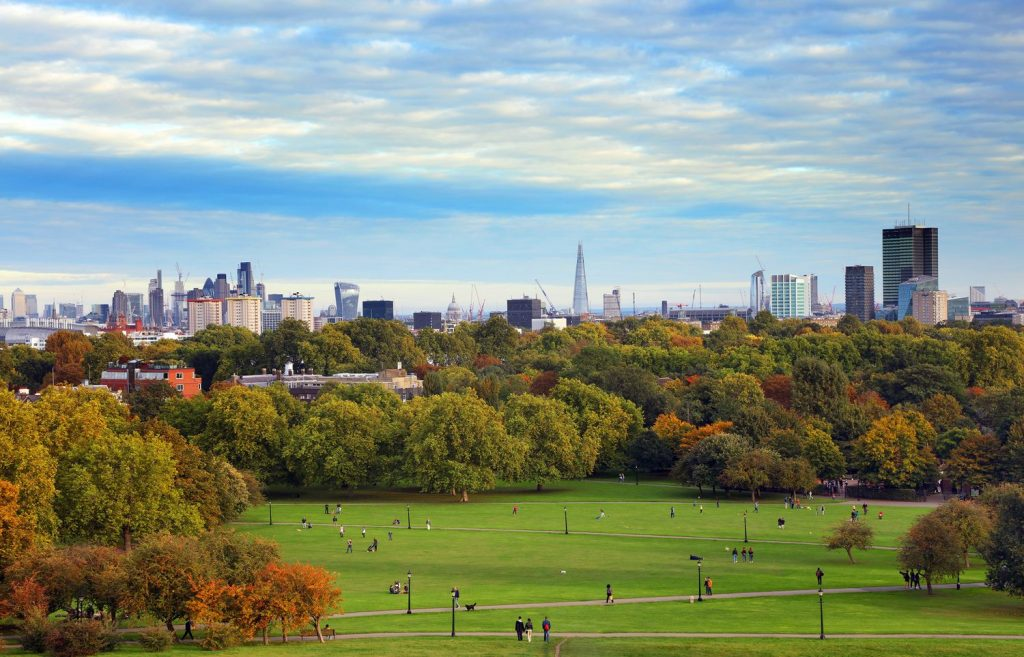
#> input picture pictures/london.jpg, 1024 x 657 px, found by its file name
$ python Transformations.py
#> lines starting #> are read from the running program, lines starting #| are printed output that depends on the picture
import cv2 as cv
import numpy as np

img = cv.imread('pictures/london.jpg')
#> img is the input picture: shape (657, 1024, 3); mean B, G, R 125.4, 143, 131.6

cv.imshow('London', img)

#Transaltion
def translate(img, x, y):
#> called with x = 100, y = 100
    transMat = np.float32([[1,0,x], [0,1,y]])
    dimensions = (img.shape[1], img.shape[0])
#> dimensions = (1024, 657)
    return cv.warpAffine(img, transMat, dimensions)
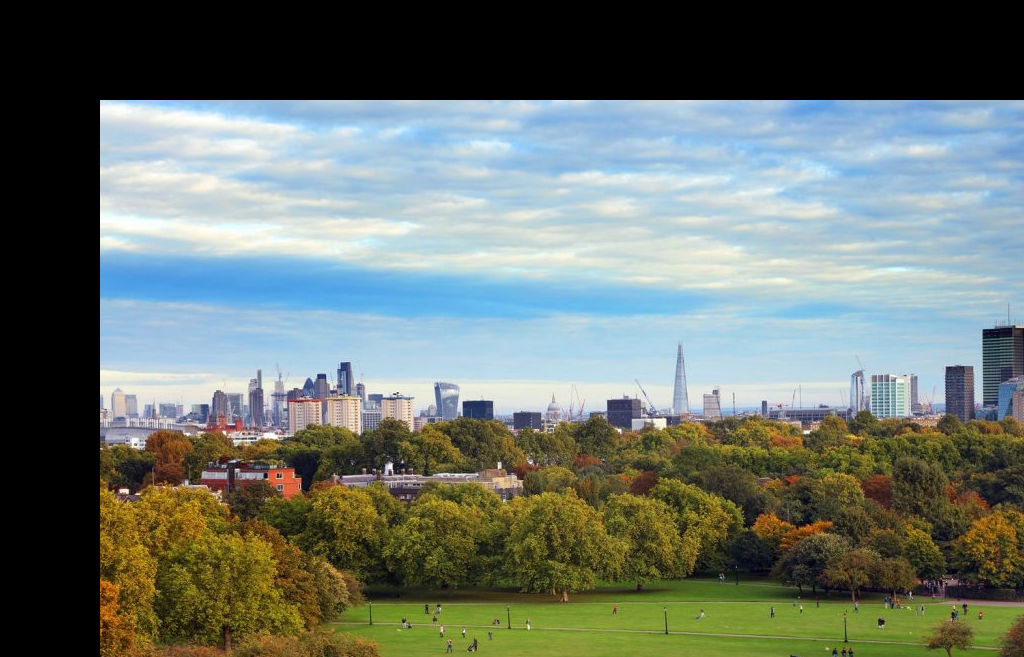
#> returned value: shape (657, 1024, 3); mean of channels 0, 1, 2 109, 116.5, 106.4; drawn as B, G, R

# -x --> left
# x --> right
# -y --> up
# y --> down


translated = translate(img, 100, 100)
cv.imshow('translated', translated)

#rotation
def rotate(img, angle, rotPoint=None):
#> called with angle = 45
    (height,width) = img.shape[:2]
#> height = 657; width = 1024

    if rotPoint == None:
        rotPoint =(width//2, height//2)
#> rotPoint = (512, 328)

    rotMat = cv.getRotationMatrix2D(rotPoint, angle, 1.0)
    dimension = (width, height)
#> dimension = (1024, 657)

    return cv.warpAffine(img, rotMat, dimension)
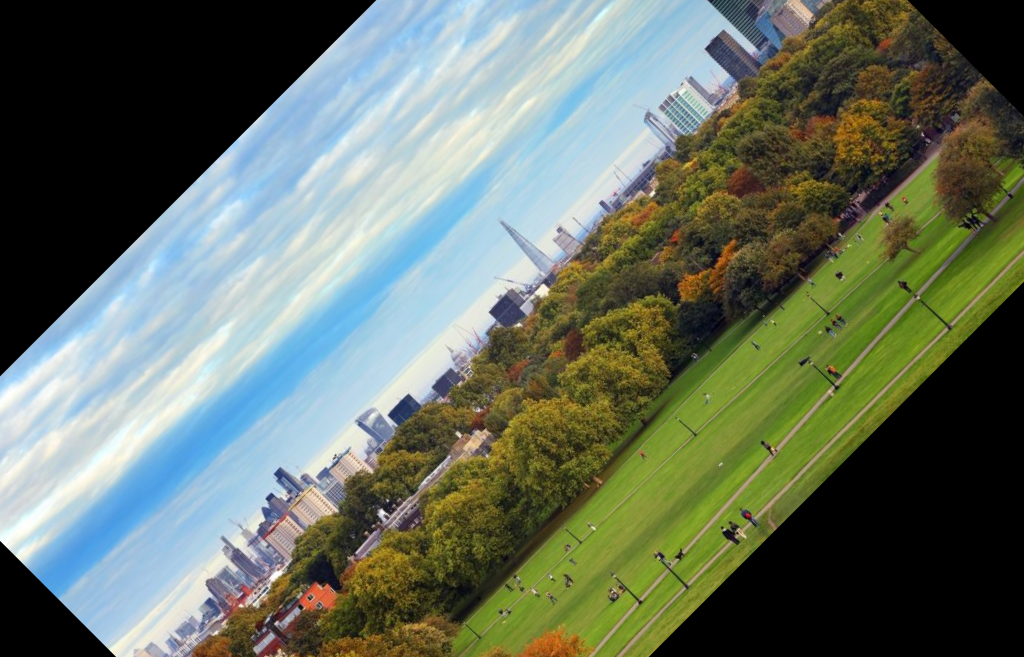
#> returned value: shape (657, 1024, 3); mean of channels 0, 1, 2 98.4, 112.9, 102.4; drawn as B, G, R

rotated = rotate(img, 45)
cv.imshow('rotated', rotated)

#resizing
resized = cv.resize(img, (500,500), interpolation=cv.INTER_CUBIC)
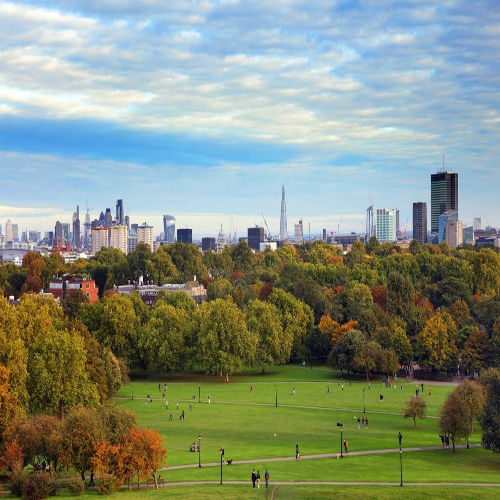
#> resized: shape (500, 500, 3); mean B, G, R 125.4, 143, 131.6
cv.imshow('resized', resized)

#Flipping

# 0 --> x-axis
# 1 --> y-axis
# -1 --> both x and y axis

flip = cv.flip(img, 0)
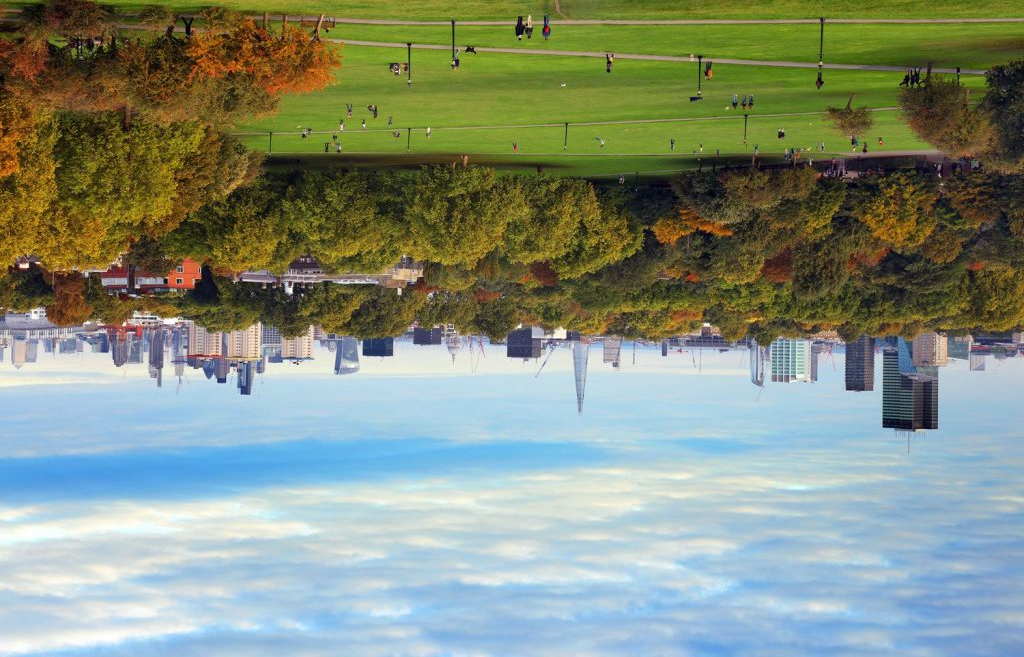
#> flip: shape (657, 1024, 3); mean B, G, R 125.4, 143, 131.6
cv.imshow('Flip', flip)

#Cropping
cropped = img[200:400, 300:400]
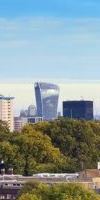
#> cropped: shape (200, 100, 3); mean B, G, R 153.4, 154.1, 138.7
cv.imshow('cropped', cropped)


cv.waitKey(0)

$ run again, with pictures/cats2.jpg copied over pictures/london.jpg
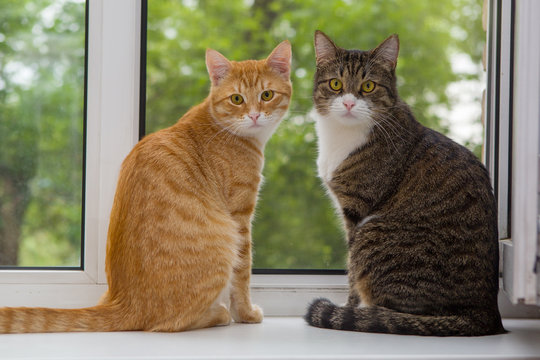
#> input picture pictures/cats2.jpg, 540 x 360 px, found by its file name
#> img is the input picture: shape (360, 540, 3); mean B, G, R 99.7, 127.4, 134.1
#> `flip = cv.flip(img, 0)`:
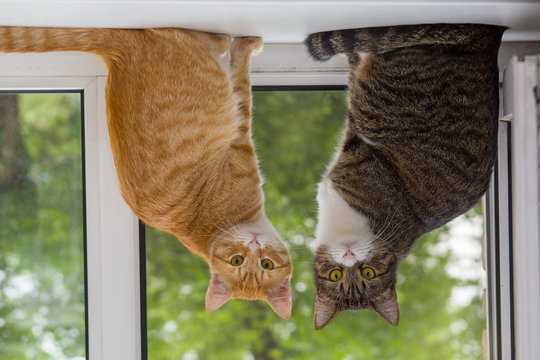
#> flip: shape (360, 540, 3); mean B, G, R 99.7, 127.4, 134.1
#> `cropped = img[200:400, 300:400]`:
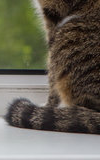
#> cropped: shape (160, 100, 3); mean B, G, R 86.7, 99.7, 104
